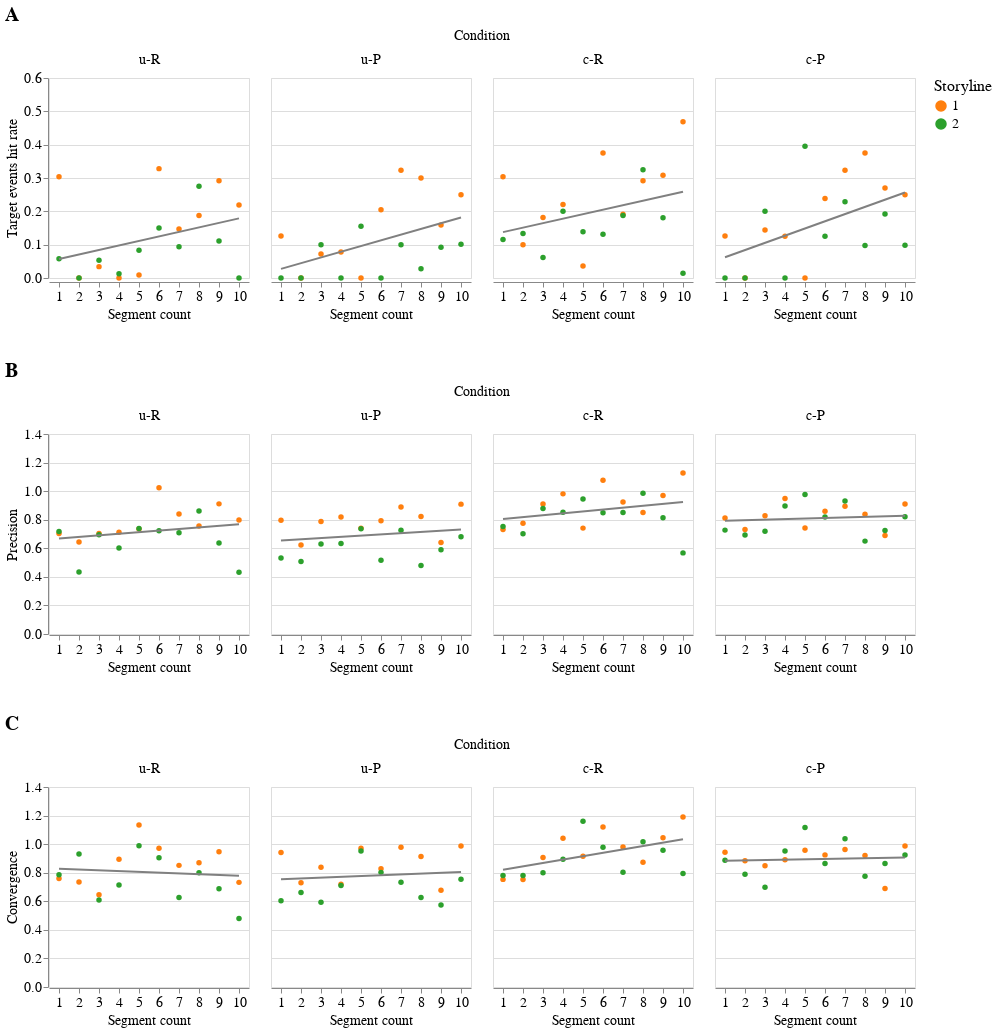

Write notebook code for a chart like this one.
### Code cell
def reg_plot(index, scale_max, title, label):
    scatter = alt.Chart().mark_circle(opacity=1).encode(
        alt.X('segment_count:O', axis=alt.Axis(title='Segment count', labelAngle=0)),
        alt.Y(index, axis=alt.Axis(title=label), scale=alt.Scale(domain=(0, scale_max))
        # scale=alt.Scale(domain=(0, scale_max))
        ),
    #     alt.Column('condition', sort=cond_pr),
        color=alt.Color(field='story', type='nominal', scale=alt.Scale(range=['grey','#ff7f0e','#2ca02c']),
        legend=alt.Legend(title='Storyline', values=[1,2])),
        tooltip='segment'
        ).properties(width=200, height=200)

    reg_line = scatter.transform_regression('segment_count', index).mark_line()

    faceted = alt.layer(scatter, reg_line, data=seg_mean.query(f"condition=={cond_pr}")).facet(title=title, 
            column=alt.Column('cond_short:N', sort=cond_pr_short, title='Condition', 
            header=alt.Header(labelOrient='top', titleFontSize=14, labelFontSize=14, titleFontWeight='normal', titlePadding=0)))
    return faceted

reg_hit_rate = reg_plot('target_hit_rate',0.6,'A','Target events hit rate')
reg_pre = reg_plot('res_1_simi_other_z',1.4,'B','Precision')
reg_conv = reg_plot('res_1_MD_z',1.4,'C','Convergence')

(reg_hit_rate & reg_pre & reg_conv).configure_axis(
    titleFontWeight='normal',
    titleFontSize=14,
    labelFontSize=14,
).configure_concat(
    spacing=40
).configure_legend( 
    symbolSize=100,  
    labelFontSize=14, 
    titleFontWeight='normal',
    titleFontSize=16,
).configure_title(
    fontSize=20,
)
